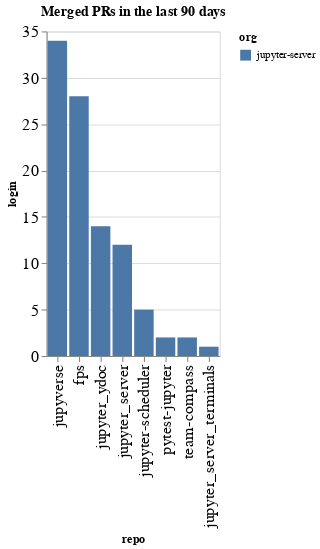

The code cell stored with this chart in its notebook:
### Code cell
prs_by_repo = merged.groupby(['org', 'repo']).count()['login'].reset_index().sort_values(['org', 'login'], ascending=False)
alt.Chart(data=prs_by_repo, title=f"Merged PRs in the last {n_days} days").mark_bar().encode(
    x=alt.X('repo', sort=prs_by_repo['repo'].values.tolist()),
    y='login',
    color='org'
)

### Figure 1 — Vega-Lite specification as saved in the notebook (floating-point values rounded to 4 significant figures)
{"config": {"axisLeft": {"labelFontSize": 15}, "axisBottom": {"labelFontSize": 15}}, "data": {"name": "data-c7998b9fc1693b064dea1bec4ecdda24"}, "mark": {"type": "bar"}, "encoding": {"color": {"field": "org", "type": "nominal"}, "x": {"field": "repo", "sort": ["jupyverse", "fps", "jupyter_ydoc", "jupyter_server", "jupyter-scheduler", "pytest-jupyter", "team-compass", "jupyter_server_terminals"], "type": "nominal"}, "y": {"field": "login", "type": "quantitative"}}, "title": "Merged PRs in the last 90 days", "$schema": "https://vega.github.io/schema/vega-lite/v5.20.1.json", "datasets": {"data-c7998b9fc1693b064dea1bec4ecdda24": [{"org": "jupyter-server", "repo": "jupyverse", "login": 34}, {"org": "jupyter-server", "repo": "fps", "login": 28}, {"org": "jupyter-server", "repo": "jupyter_ydoc", "login": 14}, {"org": "jupyter-server", "repo": "jupyter_server", "login": 12}, {"org": "jupyter-server", "repo": "jupyter-scheduler", "login": 5}, {"org": "jupyter-server", "repo": "pytest-jupyter", "login": 2}, {"org": "jupyter-server", "repo": "team-compass", "login": 2}, {"org": "jupyter-server", "repo": "jupyter_server_terminals", "login": 1}]}}
